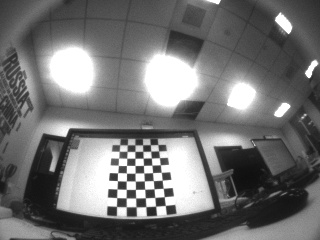
//> input picture catkin_udpimage/src/my_udp_image/tmp/airbee-pic34-ev290-gain46-msv114.jpg, 320 x 240 px
$ ./test_warp ../catkin_udpimage/src/my_udp_image/tmp/airbee-pic34-ev290-gain46-msv114.jpg   (built with g++ and OpenCV 4)
//> lines starting //> are read from the running program, lines starting //| are printed output that depends on the picture
#include "opencv2/highgui/highgui.hpp"
#include "opencv2/imgproc/imgproc.hpp"
#include <iostream>
#include <stdio.h>

using namespace cv;
using namespace std;

/// 全局变量
char* source_window = "Source image";
char* warp_window = "Warp";
char* warp_rotate_window = "Warp + Rotate";

/** @function main */
 int main( int argc, char** argv )
 {
   Point2f srcTri[3];
   Point2f dstTri[3];

   Mat rot_mat( 2, 3, CV_32FC1 );
   Mat warp_mat( 2, 3, CV_32FC1 );
   Mat src, warp_dst, warp_rotate_dst;

   /// 加载源图像
   src = imread( argv[1], 1 );
//> src is the input picture: 240 rows x 320 cols, CV_8UC3; min 15, max 255, mean 114.6

   /// 设置目标图像的大小和类型与源图像一致
   warp_dst = Mat::zeros( src.rows, src.cols, src.type() );

   /// 设置源图像和目标图像上的三组点以计算仿射变换
   srcTri[0] = Point2f( 0,0 );
   srcTri[1] = Point2f( src.cols - 1, 0 );
   srcTri[2] = Point2f( 0, src.rows - 1 );

   dstTri[0] = Point2f( src.cols*0.0, src.rows*0.33 );
   dstTri[1] = Point2f( src.cols*0.85, src.rows*0.25 );
   dstTri[2] = Point2f( src.cols*0.15, src.rows*0.7 );

   /// 求得仿射变换
   warp_mat = getAffineTransform( srcTri, dstTri );

   /// 对源图像应用上面求得的仿射变换
   warpAffine( src, warp_dst, warp_mat, warp_dst.size() );
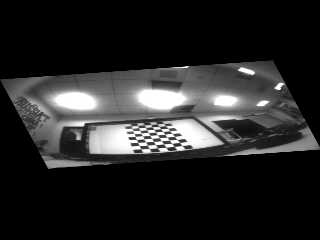
//> warp_dst: 240 rows x 320 cols, CV_8UC3; min 0, max 255, mean 37.7

   /** 对图像扭曲后再旋转 */

   /// 计算绕图像中点顺时针旋转50度缩放因子为0.6的旋转矩阵
   Point center = Point( warp_dst.cols/2, warp_dst.rows/2 );
//> center = Point(160, 120)
   double angle = -50.0;
   double scale = 0.6;

   /// 通过上面的旋转细节信息求得旋转矩阵
   rot_mat = getRotationMatrix2D( center, angle, scale );

   /// 旋转已扭曲图像
   warpAffine( warp_dst, warp_rotate_dst, rot_mat, warp_dst.size() );
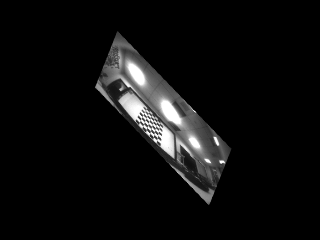
//> warp_rotate_dst: 240 rows x 320 cols, CV_8UC3; min 0, max 255, mean 13.6

   /// 显示结果
   namedWindow( source_window, CV_WINDOW_AUTOSIZE );
   imshow( source_window, src );

   namedWindow( warp_window, CV_WINDOW_AUTOSIZE );
   imshow( warp_window, warp_dst );

   namedWindow( warp_rotate_window, CV_WINDOW_AUTOSIZE );
   imshow( warp_rotate_window, warp_rotate_dst );

   /// 等待用户按任意按键退出程序
   waitKey(0);

   return 0;
  }

$ run again, on catkin_udpimage/src/my_udp_image/tmp/airbee-pic36-ev290-gain46-msv138.jpg
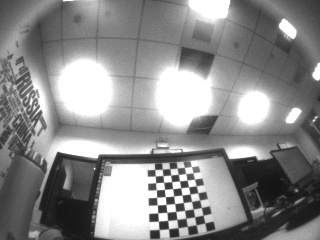
//> input picture catkin_udpimage/src/my_udp_image/tmp/airbee-pic36-ev290-gain46-msv138.jpg, 320 x 240 px
//> src is the input picture: 240 rows x 320 cols, CV_8UC3; min 18, max 255, mean 138.6
//> `warpAffine( src, warp_dst, warp_mat, warp_dst.size() );`:
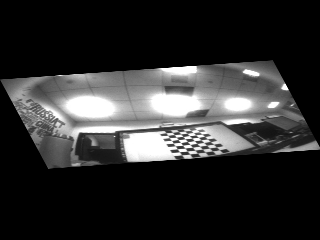
//> warp_dst: 240 rows x 320 cols, CV_8UC3; min 0, max 255, mean 45.6
//> `warpAffine( warp_dst, warp_rotate_dst, rot_mat, warp_dst.size() );`:
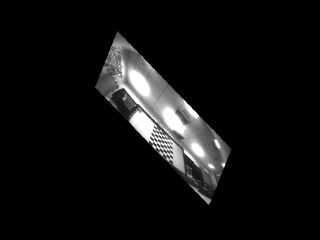
//> warp_rotate_dst: 240 rows x 320 cols, CV_8UC3; min 0, max 255, mean 16.4

$ run again, on catkin_udpimage/src/my_udp_image/tmp/airbee-pic37-ev290-gain46-msv153.jpg
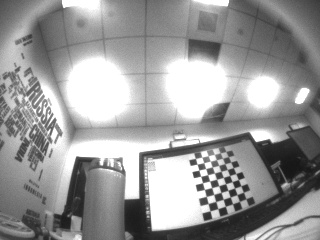
//> input picture catkin_udpimage/src/my_udp_image/tmp/airbee-pic37-ev290-gain46-msv153.jpg, 320 x 240 px
//> src is the input picture: 240 rows x 320 cols, CV_8UC3; min 18, max 255, mean 153.4
//> `warpAffine( src, warp_dst, warp_mat, warp_dst.size() );`:
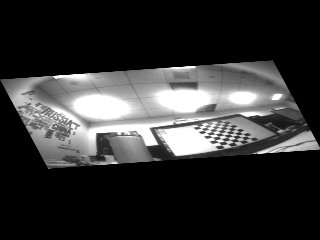
//> warp_dst: 240 rows x 320 cols, CV_8UC3; min 0, max 255, mean 50.5
//> `warpAffine( warp_dst, warp_rotate_dst, rot_mat, warp_dst.size() );`:
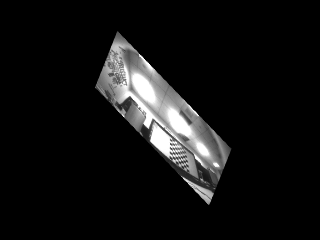
//> warp_rotate_dst: 240 rows x 320 cols, CV_8UC3; min 0, max 255, mean 18.2

$ run again, on catkin_udpimage/src/my_udp_image/tmp/airbee-pic38-ev290-gain46-msv146.jpg
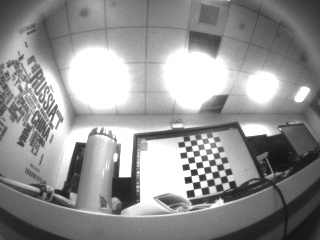
//> input picture catkin_udpimage/src/my_udp_image/tmp/airbee-pic38-ev290-gain46-msv146.jpg, 320 x 240 px
//> src is the input picture: 240 rows x 320 cols, CV_8UC3; min 18, max 255, mean 146.9
//> `warpAffine( src, warp_dst, warp_mat, warp_dst.size() );`:
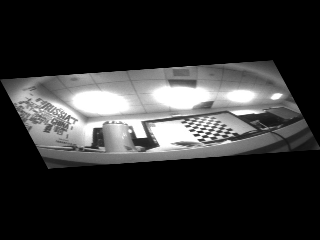
//> warp_dst: 240 rows x 320 cols, CV_8UC3; min 0, max 255, mean 48.3
//> `warpAffine( warp_dst, warp_rotate_dst, rot_mat, warp_dst.size() );`:
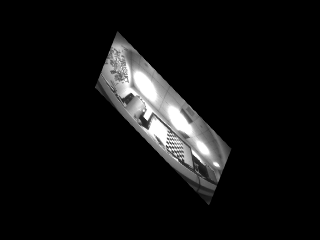
//> warp_rotate_dst: 240 rows x 320 cols, CV_8UC3; min 0, max 255, mean 17.4
